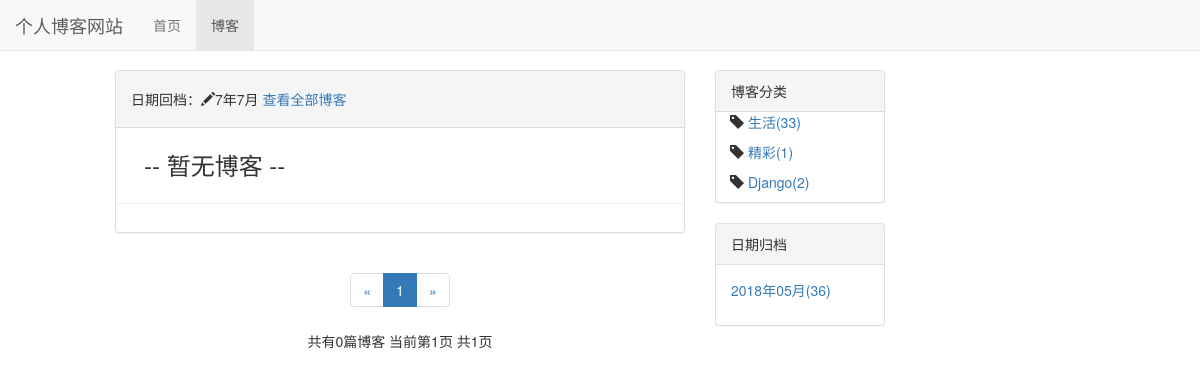
Screenshot of /blog/date/7/7 with the database file from the repository.
### blog/models.py (models this page shows, shortened)
class BlogType(models.Model):
    type_name = models.CharField(max_length= 10)

### blog/views.py (the view)
# urls.py: path('date/<int:year>/<int:month>',blog_date,name = 'blog_date'),
def blog_date(request,year,month):
    context = {}
    blogs_all_list = Blog.objects.filter(created_time__year = year,created_time__month = month)
    context = blog_public_basc(request, blogs_all_list)
    context['blog_with_date'] = '%s年%s月' %(year,month)
    return render(request,'blog/blog_date.html',context)

### blog/templates/blog/blog_date.html (shortened to what this page needs)
{% extends 'blog/blog_list.html' %}
{% block blog_list_title %}
<h5>
    日期回档：<span class="glyphicon glyphicon-pencil"></span>{{ blog_with_date }}
    <a href="{% url 'blog_list'%}">查看全部博客</a>
</h5>
{% endblock %}

### blog/templates/blog/blog_list.html (shortened to what this page needs)
{% extends 'base.html' %}
{% load staticfiles %}
{% load comment_tags %}
{% load like_tags %}
{% block nav_blog %}active{% endblock %}
{% block style_css %}
    <link rel="stylesheet" href="{% static 'blog.css' %}">
{% endblock %}
{% block content %}
    <div class="container-fluid">
        <div class="row">
            <div class="col-xs-12 col-sm-6 col-xs-offset-1">
                <div class="panel panel-default">
                    <div class="panel-heading">{% block blog_list_title %}博客{% endblock %}</div>
                    <div class="panel-boby">
                        {% for blog in blogs %}
                        <div class="blog">
                           <h3><a href="{% url 'blog_datail' blog.pk %}">{{ blog.title }}</a></h3>
                            <p class="blog-info">
                                <span class="glyphicon glyphicon-tag"></span><a href="{% url 'blogs_type' blog.type_name.pk %}">{{blog.type_name}}</a>
                                <span class="glyphicon glyphicon-time"></span>{{blog.created_time|date:"Y-m-d"}}
                                阅读({{blog.get_read_num }})
                                评论({% get_comment_count blog %})
                                点赞({% get_like_count blog %})
                            </p>
                            <p>{{ blog.content|striptags|safe|truncatechars:200}}</p>
                        </div>
                        {% empty%}
                            <div class="blog">
                                <h3>-- 暂无博客 --</h3>
                            </div>
                        {% endfor %}
                    </div>
                </div>
                <div class="paginator">
                      <ul class="pagination">
                        <li>
                            {% if page_of_blogs.has_previous %}
                                <a href="?page={{page_of_blogs.previous_page_number}}" aria-label="Previous">
                                    <span aria-hidden="true">&laquo;</span>
                                </a>
                            {% else %}
                                <span aria-hidden="true">&laquo;</span>
                            {% endif %}
                         </li>
                    {% for page_num in page_range %}
                          {% if page_num == page_of_blogs.number %}
                                <li class="active"><span>{{ page_num }}</span></li>
                          {% else %}
                                {% if page_num == '...'%}
                                    <li><span>{{ page_num }}</span></li>
                                {% else %}
                                    <li><a href="?page={{ page_num }}">{{ page_num }}</a></li>
                                {% endif %}
                          {% endif %}
                    {% endfor %}
                        <li>
                            {% if page_of_blogs.has_next %}
                                <a href="?page={{page_of_blogs.next_page_number}}" aria-label="Next">
                                    <span aria-hidden="true">&raquo;</span>
                                </a>
                            {% else %}
                                <span aria-hidden="true">&raquo;</span>
                            {% endif %}
                        </li>
                      </ul>
                    <p>
                        共有{{ page_of_blogs.paginator.count }}篇博客
                        当前第{{ page_of_blogs.number }}页 共{{ page_of_blogs.paginator.num_pages }}页
                    </p>
                </div>
            </div>
            <div class="hidden-xs col-sm-2">
                <div class="panel panel-default">
                    <div class="panel-heading">博客分类</div>
                    <div class="panel-boby">
                        {% for types in type_name %}
                        <ul class="blog_types">
                            <li>
                                <span class="glyphicon glyphicon-tag"></span>
                                <a href="{% url 'blogs_type' types.pk %}">{{types.type_name}}({{types.blog_count}})</a>
                            </li>
                        </ul>
                        {% endfor %}
                    </div>
                </div>
                <div class="panel panel-default">
                    <div class="panel-heading">日期归档</div>
                    <div class="panel-body">
                        <ul>
                            {% for blog_date,blog_count in blog_dates.items %}
                            <li><a href="{% url 'blog_date' blog_date.year blog_date.month%}">
                                {{blog_date|date:"Y年m月"}}({{ blog_count }})
                            <a></li>
                            {% endfor %}
                        </ul>
                    </div>
                </div>
            </div>
        </div>
    </div>
{% endblock %}

### static/base.css (style rules this page uses)
* { margin:0; padding:0; }
body { margin-top:70px!important; }
ul { list-style-type:none }

### blog/static/blog.css (style rules this page uses)
ul.blog_types { list-style-type:none; padding-right:1em; padding-left:1em; }
div.blog { margin-bottom:2em; padding-bottom:1em; padding-right:2em; padding-left:2em; border-bottom:1px solid #eee; }
div.blog h3 { margin-top:1em; }
div.paginator { text-align:center }

### rows the page displays
BlogType: type_name "生活", blog_count "33"
BlogType: type_name "精彩", blog_count "1"
BlogType: type_name "Django", blog_count "2"

### other values shown
{{ blog_with_date }} "7年7月"
{{ page_num }} "1"
{{ page_of_blogs.paginator.count }} "0"
{{ page_of_blogs.number }} "1"
{{ page_of_blogs.paginator.num_pages }} "1"
{{ blog_date|date:"Y年m月" }} "2018年05月"
{{ blog_count }} "36"
